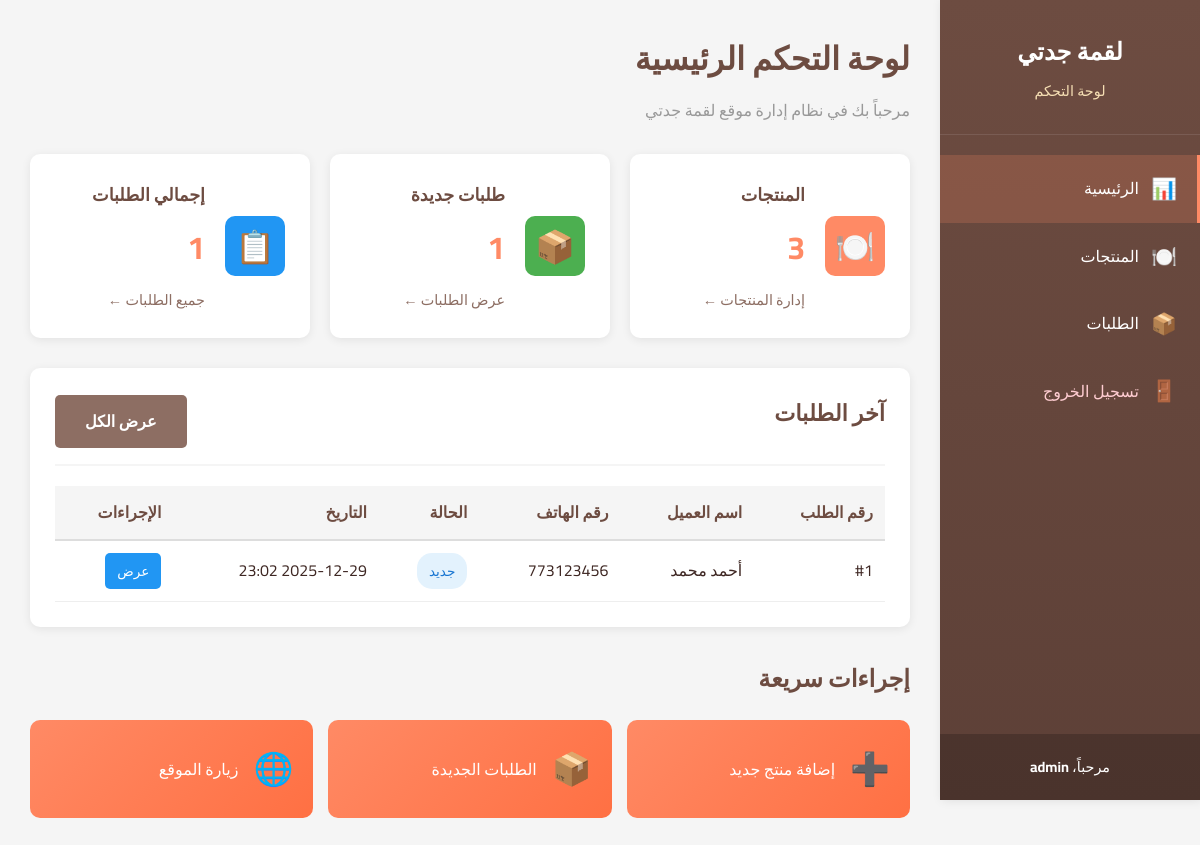
Screenshot of /admin/dashboard.php (signed in) with the database file from the repository.
### tables this page shows
CREATE TABLE orders (
    id INT PRIMARY KEY AUTO_INCREMENT,
    customer_name VARCHAR(100) NOT NULL,
    customer_phone VARCHAR(20) NOT NULL,
    notes TEXT,
    status VARCHAR(30) DEFAULT 'جديد',
    created_at TIMESTAMP DEFAULT CURRENT_TIMESTAMP
);

### admin/dashboard.php (the view, shortened to what this page needs)
<?php
$products_count_query = "SELECT COUNT(*) as total FROM products";
$products_count_result = mysqli_query($conn, $products_count_query);
$products_count = mysqli_fetch_assoc($products_count_result)['total'];
$new_orders_query = "SELECT COUNT(*) as total FROM orders WHERE status = 'جديد'";
$new_orders_result = mysqli_query($conn, $new_orders_query);
$new_orders_count = mysqli_fetch_assoc($new_orders_result)['total'];
$total_orders_query = "SELECT COUNT(*) as total FROM orders";
$total_orders_result = mysqli_query($conn, $total_orders_query);
$total_orders_count = mysqli_fetch_assoc($total_orders_result)['total'];
$recent_orders_query = "SELECT * FROM orders ORDER BY created_at DESC LIMIT 5";
$recent_orders_result = mysqli_query($conn, $recent_orders_query);
?>
<!DOCTYPE html>
<html lang="ar" dir="rtl">
<head>
    <link rel="stylesheet" href="../css/style.css">
    <link rel="stylesheet" href="admin-style.css">
</head>
<body class="admin-body">
    <aside class="admin-sidebar">
        <div class="sidebar-header">
            <h2>لقمة جدتي</h2>
            <p>لوحة التحكم</p>
        </div>
        <nav class="sidebar-nav">
            <a href="dashboard.php" class="nav-item active">
                <span class="nav-icon">📊</span>
                <span>الرئيسية</span>
            </a>
            <a href="products.php" class="nav-item">
                <span class="nav-icon">🍽️</span>
                <span>المنتجات</span>
            </a>
            <a href="orders.php" class="nav-item">
                <span class="nav-icon">📦</span>
                <span>الطلبات</span>
            </a>
            <a href="logout.php" class="nav-item logout">
                <span class="nav-icon">🚪</span>
                <span>تسجيل الخروج</span>
            </a>
        </nav>
        <div class="sidebar-footer">
            <p>مرحباً، <strong><?php echo $_SESSION['admin_username']; ?></strong></p>
        </div>
    </aside>
    <main class="admin-content">
        <header class="content-header">
            <h1>لوحة التحكم الرئيسية</h1>
            <p>مرحباً بك في نظام إدارة موقع لقمة جدتي</p>
        </header>
        <div class="stats-grid">
            <div class="stat-card">
                <div class="stat-icon" style="background-color: #ff8a65;">🍽️</div>
                <div class="stat-details">
                    <h3>المنتجات</h3>
                    <p class="stat-number"><?php echo $products_count; ?></p>
                    <a href="products.php" class="stat-link">إدارة المنتجات ←</a>
                </div>
            </div>
            <div class="stat-card">
                <div class="stat-icon" style="background-color: #4caf50;">📦</div>
                <div class="stat-details">
                    <h3>طلبات جديدة</h3>
                    <p class="stat-number"><?php echo $new_orders_count; ?></p>
                    <a href="orders.php?status=جديد" class="stat-link">عرض الطلبات ←</a>
                </div>
            </div>
            <div class="stat-card">
                <div class="stat-icon" style="background-color: #2196f3;">📋</div>
                <div class="stat-details">
                    <h3>إجمالي الطلبات</h3>
                    <p class="stat-number"><?php echo $total_orders_count; ?></p>
                    <a href="orders.php" class="stat-link">جميع الطلبات ←</a>
                </div>
            </div>
        </div>
        <div class="content-section">
            <div class="section-header">
                <h2>آخر الطلبات</h2>
                <a href="orders.php" class="btn btn-secondary">عرض الكل</a>
            </div>
            <div class="table-container">
                <table class="admin-table">
                    <thead>
                        <tr>
                            <th>رقم الطلب</th>
                            <th>اسم العميل</th>
                            <th>رقم الهاتف</th>
                            <th>الحالة</th>
                            <th>التاريخ</th>
                            <th>الإجراءات</th>
                        </tr>
                    </thead>
                    <tbody>
                        <?php
                        if (mysqli_num_rows($recent_orders_result) > 0) {
                            while ($order = mysqli_fetch_assoc($recent_orders_result)) {
                                $status_class = '';
                                if ($order['status'] == 'جديد') $status_class = 'status-new';
                                elseif ($order['status'] == 'تم التواصل') $status_class = 'status-contacted';
                                elseif ($order['status'] == 'قيد التنفيذ') $status_class = 'status-processing';
                                elseif ($order['status'] == 'تم التسليم') $status_class = 'status-delivered';
                                ?>
                                <tr>
                                    <td>#<?php echo $order['id']; ?></td>
                                    <td><?php echo $order['customer_name']; ?></td>
                                    <td><?php echo $order['customer_phone']; ?></td>
                                    <td><span class="status-badge <?php echo $status_class; ?>"><?php echo $order['status']; ?></span></td>
                                    <td><?php echo date('Y-m-d H:i', strtotime($order['created_at'])); ?></td>
                                    <td>
                                        <a href="orders.php?view=<?php echo $order['id']; ?>" class="btn-action btn-view">عرض</a>
                                    </td>
                                </tr>
                                <?php
                            }
                        } else {
                            ?>
                            <tr>
                                <td colspan="6" style="text-align: center; color: #999;">لا توجد طلبات بعد</td>
                            </tr>
                            <?php
                        }
                        ?>
                    </tbody>
                </table>
            </div>
        </div>
        <div class="quick-actions-section">
            <h2>إجراءات سريعة</h2>
            <div class="quick-actions-grid">
                <a href="products.php?action=add" class="quick-action-card">
                    <span class="qa-icon">➕</span>
                    <span>إضافة منتج جديد</span>
                </a>
                <a href="orders.php?status=جديد" class="quick-action-card">
                    <span class="qa-icon">📦</span>
                    <span>الطلبات الجديدة</span>
                </a>
                <a href="../index.php" target="_blank" class="quick-action-card">
                    <span class="qa-icon">🌐</span>
                    <span>زيارة الموقع</span>
                </a>
            </div>
        </div>
    </main>
</body>
</html>

### css/style.css (style rules this page uses)
* { margin: 0; padding: 0; box-sizing: border-box; }
body { font-family: 'Cairo', sans-serif; background-color: #faf8f5; color: #3e2723; line-height: 1.8; direction: rtl; text-align: right; }
.btn { display: inline-block; padding: 12px 30px; text-decoration: none; border-radius: 5px; font-weight: 600; transition: all 0.3s; cursor: pointer; border: none; font-size: 1rem; }
.btn-secondary { background-color: #8d6e63; color: #fff; }
.section-header { text-align: center; margin-bottom: 40px; }
.section-header h2 { font-size: 2rem; color: #6d4c41; margin-bottom: 15px; }

### admin/admin-style.css (style rules this page uses)
.admin-body { background-color: #f5f5f5; display: flex; min-height: 100vh; }
.admin-sidebar { width: 260px; background: linear-gradient(180deg, #6d4c41 0%, #5d4037 100%); color: #fff; position: fixed; height: 100vh; overflow-y: auto; box-shadow: 2px 0 10px rgba(0, 0, 0, 0.1); }
.sidebar-header { padding: 30px 20px; text-align: center; border-bottom: 1px solid rgba(255, 255, 255, 0.1); }
.sidebar-header h2 { font-size: 1.5rem; margin-bottom: 5px; }
.sidebar-header p { font-size: 0.9rem; color: #f5deb3; }
.sidebar-nav { padding: 20px 0; }
.nav-item { display: flex; align-items: center; gap: 12px; padding: 15px 20px; color: #fff; text-decoration: none; transition: all 0.3s; border-right: 3px solid transparent; }
.nav-item.active { background-color: rgba(255, 138, 101, 0.2); border-right-color: #ff8a65; }
.nav-item.logout { color: #ffcdd2; }
.nav-icon { font-size: 1.3rem; }
.sidebar-footer { position: absolute; bottom: 0; width: 100%; padding: 20px; background-color: rgba(0, 0, 0, 0.2); text-align: center; font-size: 0.9rem; }
.admin-content { margin-right: 260px; flex: 1; padding: 30px; }
.content-header { margin-bottom: 30px; }
.content-header h1 { color: #6d4c41; font-size: 2rem; margin-bottom: 8px; }
.content-header p { color: #999; font-size: 1rem; }
.stats-grid { display: grid; grid-template-columns: repeat(auto-fit, minmax(250px, 1fr)); gap: 20px; margin-bottom: 30px; }
.stat-card { background-color: #fff; padding: 25px; border-radius: 10px; box-shadow: 0 2px 10px rgba(0, 0, 0, 0.08); display: flex; gap: 20px; align-items: center; transition: transform 0.3s; }
.stat-icon { width: 60px; height: 60px; border-radius: 10px; display: flex; align-items: center; justify-content: center; font-size: 2rem; color: #fff; }
.stat-details h3 { color: #6d4c41; font-size: 1.1rem; margin-bottom: 8px; }
.stat-number { font-size: 2rem; font-weight: 700; color: #ff8a65; margin-bottom: 8px; }
.stat-link { color: #8d6e63; text-decoration: none; font-size: 0.9rem; }
.content-section { background-color: #fff; padding: 25px; border-radius: 10px; box-shadow: 0 2px 10px rgba(0, 0, 0, 0.08); margin-bottom: 30px; }
.section-header { display: flex; justify-content: space-between; align-items: center; margin-bottom: 20px; padding-bottom: 15px; border-bottom: 2px solid #f5f5f5; }
.section-header h2 { color: #6d4c41; font-size: 1.4rem; }
.table-container { overflow-x: auto; }
.admin-table { width: 100%; border-collapse: collapse; }
.admin-table thead { background-color: #f5f5f5; }
.admin-table th { padding: 12px; text-align: right; color: #6d4c41; font-weight: 600; border-bottom: 2px solid #ddd; }
.admin-table td { padding: 12px; border-bottom: 1px solid #eee; }
.status-badge { padding: 5px 12px; border-radius: 15px; font-size: 0.85rem; font-weight: 500; }
.status-new { background-color: #e3f2fd; color: #1976d2; }
.btn-action { padding: 6px 12px; border-radius: 5px; text-decoration: none; font-size: 0.85rem; font-weight: 500; display: inline-block; margin-left: 5px; transition: all 0.3s; }
.btn-view { background-color: #2196f3; color: #fff; }
.quick-actions-section { margin-top: 30px; }
.quick-actions-section h2 { color: #6d4c41; margin-bottom: 20px; }
.quick-actions-grid { display: grid; grid-template-columns: repeat(auto-fit, minmax(200px, 1fr)); gap: 15px; }
.quick-action-card { background: linear-gradient(135deg, #ff8a65 0%, #ff7043 100%); color: #fff; padding: 20px; border-radius: 10px; text-decoration: none; display: flex; align-items: center; gap: 15px; transition: transform 0.3s; }
.qa-icon { font-size: 2rem; }

### rows the page displays
orders: id "1", customer_name "أحمد محمد", customer_phone "773123456", status "جديد", created_at "2025-12-29 23:02"

### other values shown
$_SESSION['admin_username'] "admin"
$products_count "3"
$new_orders_count "1"
$total_orders_count "1"
